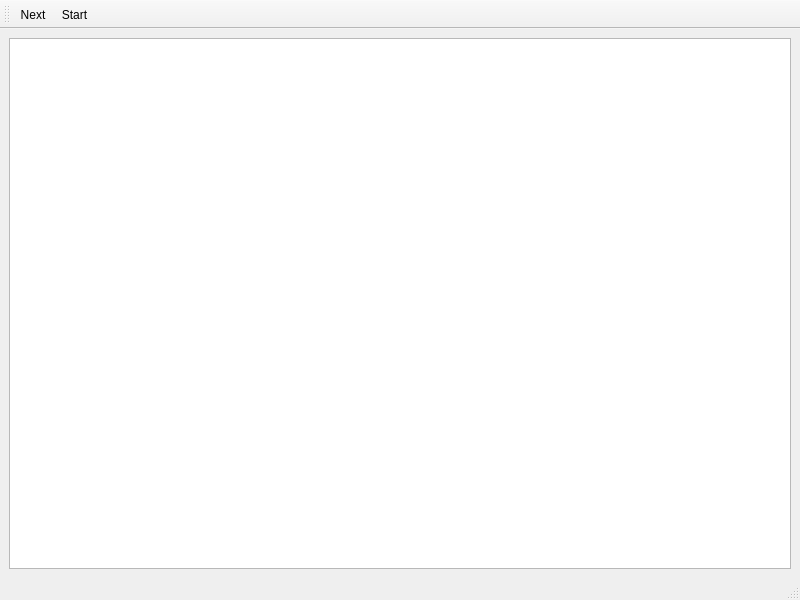
<?xml version="1.0" encoding="UTF-8"?>
<ui version="4.0">
 <class>MainWindow</class>
 <widget class="QMainWindow" name="MainWindow">
  <property name="geometry">
   <rect>
    <x>0</x>
    <y>0</y>
    <width>800</width>
    <height>600</height>
   </rect>
  </property>
  <property name="windowTitle">
   <string>MainWindow</string>
  </property>
  <widget class="QWidget" name="centralwidget">
   <layout class="QVBoxLayout" name="verticalLayout_2">
    <item>
     <widget class="PegGraphicsView" name="graphicsView"/>
    </item>
   </layout>
  </widget>
  <widget class="QMenuBar" name="menubar">
   <property name="geometry">
    <rect>
     <x>0</x>
     <y>0</y>
     <width>800</width>
     <height>18</height>
    </rect>
   </property>
  </widget>
  <widget class="QStatusBar" name="statusbar"/>
  <widget class="QToolBar" name="toolBar">
   <property name="windowTitle">
    <string>toolBar</string>
   </property>
   <attribute name="toolBarArea">
    <enum>TopToolBarArea</enum>
   </attribute>
   <attribute name="toolBarBreak">
    <bool>false</bool>
   </attribute>
   <addaction name="actionNext"/>
   <addaction name="actionStart"/>
  </widget>
  <action name="actionNext">
   <property name="text">
    <string>Next</string>
   </property>
   <property name="toolTip">
    <string>&lt;html&gt;&lt;head/&gt;&lt;body&gt;&lt;p&gt;&lt;br/&gt;&lt;/p&gt;&lt;/body&gt;&lt;/html&gt;</string>
   </property>
  </action>
  <action name="actionStart">
   <property name="text">
    <string>Start</string>
   </property>
  </action>
 </widget>
 <customwidgets>
  <customwidget>
   <class>PegGraphicsView</class>
   <extends>QGraphicsView</extends>
   <header location="global">peggraphicsview</header>
  </customwidget>
 </customwidgets>
 <resources/>
 <connections/>
</ui>
